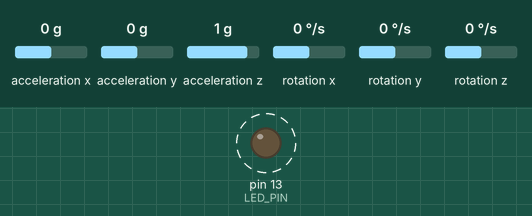
The sketch below on a simulated Arduino Uno, built with avr-gcc and run on an emulated ATmega328P. Shown: output pins drawn as LEDs (lit = HIGH). Dashed ring = blinking. Inputs (shaded band) come from the test bench; at power-on: acceleration x 0 g, acceleration y 0 g, acceleration z 1 g, rotation x 0 °/s, rotation y 0 °/s, rotation z 0 °/s. What the sketch prints to the serial monitor is not drawn.

Above: at 0.2 s.
Timing chart, 0 to 3.0 s (numbered marks = the images above):
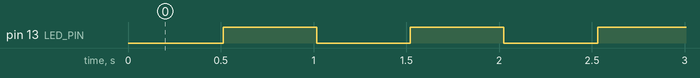

Measured:
- by itself, pin 13 (LED_PIN): alternates HIGH for 0.50 s and LOW for 0.50 s

The sketch:

tigan.ino
```cpp
// I2C device class (I2Cdev) demonstration Arduino sketch for MPU6050 class
// 10/7/2011 by Jeff Rowberg <jeff@rowberg.net>
// Updates should (hopefully) always be available at https://github.com/jrowberg/i2cdevlib
//
// Changelog:
//     2011-10-07 - initial release

/* ============================================
I2Cdev device library code is placed under the MIT license
Copyright (c) 2011 Jeff Rowberg

Permission is hereby granted, free of charge, to any person obtaining a copy
of this software and associated documentation files (the "Software"), to deal
in the Software without restriction, including without limitation the rights
to use, copy, modify, merge, publish, distribute, sublicense, and/or sell
copies of the Software, and to permit persons to whom the Software is
furnished to do so, subject to the following conditions:

The above copyright notice and this permission notice shall be included in
all copies or substantial portions of the Software.

THE SOFTWARE IS PROVIDED "AS IS", WITHOUT WARRANTY OF ANY KIND, EXPRESS OR
IMPLIED, INCLUDING BUT NOT LIMITED TO THE WARRANTIES OF MERCHANTABILITY,
FITNESS FOR A PARTICULAR PURPOSE AND NONINFRINGEMENT. IN NO EVENT SHALL THE
AUTHORS OR COPYRIGHT HOLDERS BE LIABLE FOR ANY CLAIM, DAMAGES OR OTHER
LIABILITY, WHETHER IN AN ACTION OF CONTRACT, TORT OR OTHERWISE, ARISING FROM,
OUT OF OR IN CONNECTION WITH THE SOFTWARE OR THE USE OR OTHER DEALINGS IN
THE SOFTWARE.
===============================================
*/

// Arduino Wire library is required if I2Cdev I2CDEV_ARDUINO_WIRE implementation
// is used in I2Cdev.h
#include "Wire.h"

// I2Cdev and MPU6050 must be installed as libraries, or else the .cpp/.h files
// for both classes must be in the include path of your project
#include "I2Cdev.h"
#include "MPU6050.h"

// class default I2C address is 0x68
// specific I2C addresses may be passed as a parameter here
// AD0 low = 0x68 (default for InvenSense evaluation board)
// AD0 high = 0x69
MPU6050 accelgyro;

int16_t ax, ay, az;
int16_t gx, gy, gz;

#define LED_PIN 13
bool blinkState = false;

void setup() {
    // join I2C bus (I2Cdev library doesn't do this automatically)
    Wire.begin();

    // initialize serial communication
    // (38400 chosen because it works as well at 8MHz as it does at 16MHz, but
    // it's really up to you depending on your project)
    Serial.begin(38400);

    // initialize device
    Serial.println("Initializing I2C devices...");
    accelgyro.initialize();

    // verify connection
    Serial.println("Testing device connections...");
    Serial.println(accelgyro.testConnection() ? "MPU6050 connection successful" : "MPU6050 connection failed");

    // configure Arduino LED for
    pinMode(LED_PIN, OUTPUT);
}

void loop() {
    // read raw accel/gyro measurements from device
    accelgyro.getMotion6(&ax, &ay, &az, &gx, &gy, &gz);

    // these methods (and a few others) are also available
    //accelgyro.getAcceleration(&ax, &ay, &az);
    //accelgyro.getRotation(&gx, &gy, &gz);

    // display tab-separated accel/gyro x/y/z values
    Serial.print("a/g:\t");
    Serial.print(ax/180); Serial.print("\t");
    Serial.print(ay/180); Serial.print("\t");
    Serial.print(az/180); Serial.print("\t");
    Serial.print(gx/180); Serial.print("\t");
    Serial.print(gy/180); Serial.print("\t");
    Serial.println(gz/180);
    delay(500);

    // blink LED to indicate activity
    blinkState = !blinkState;
    digitalWrite(LED_PIN, blinkState);
}
```
